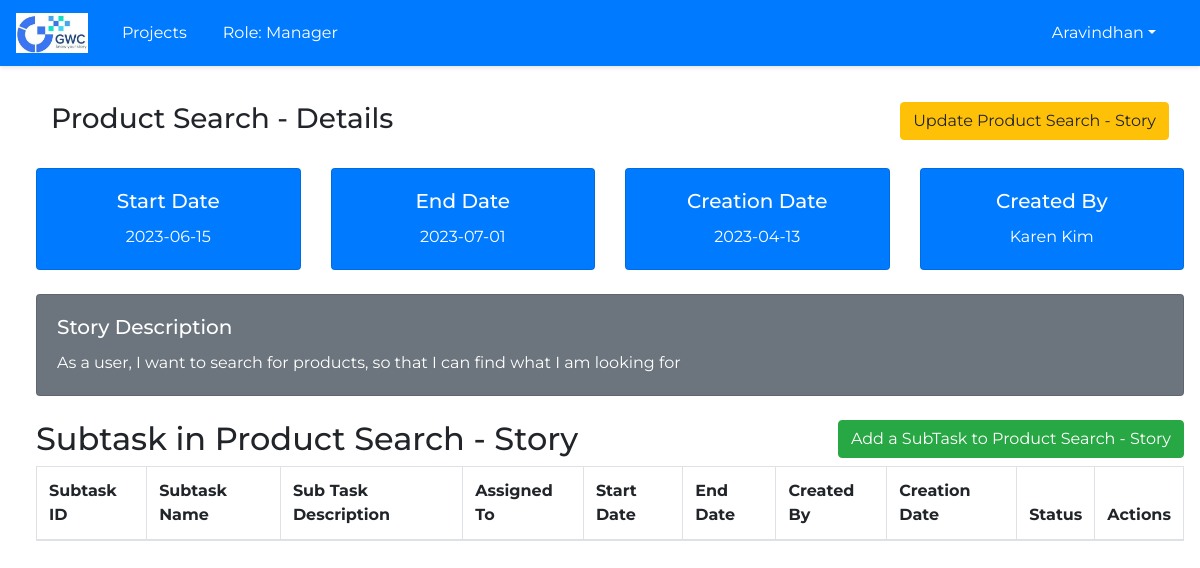
Screenshot of /story/5 (signed in) with the database file from the repository.
### main.py (models this page shows, shortened)
class Users(db.Model):
    id = db.Column(db.Integer(), primary_key=True, autoincrement=True)
    Email = db.Column(db.String(250), unique=True, nullable=False)
    Name = db.Column(db.String(250), nullable=False)
    User_Role = db.Column(db.String(250), default='Member', nullable=False)
    Password = db.Column(db.String(250), nullable=False)
    Designation = db.Column(db.String(250), nullable=False)
    Creation_Date = db.Column(db.DateTime(), default=dt.datetime.utcnow() + dt.timedelta(hours=5, minutes=30), nullable=False)

class Story(db.Model):
    id = db.Column(db.Integer(), primary_key=True, autoincrement=True)
    StoryName = db.Column(db.String(250), nullable=False)
    StoryDescription = db.Column(db.Text)
    CreatedBy = db.Column(db.String(250), nullable=False)
    StartDate = db.Column(db.Date(), nullable=False)
    EndDate = db.Column(db.Date(), nullable=False)
    CreationDate = db.Column(db.DateTime(), default=dt.datetime.utcnow() + dt.timedelta(hours=5, minutes=30), nullable=False)
    EpicID= db.Column(db.Integer(), db.ForeignKey('epic.id'), nullable=False)

### main.py (the view)
@app.route('/story/<int:story_id>', methods=['GET'])
def story_details(story_id):
    story = Story.query.get_or_404(story_id)
    epic = Epic.query.get_or_404(story.EpicID)
    subtasks_data = Subtask.query.filter_by(StoryID=story_id).all()
    return render_template('story_details.html', epic=epic, story=story, subtasks=subtasks_data)

### main.py (called while the page is built, shortened)
@app.before_request
def require_login():
    allowed_routes = ['login','static', 'show_register']  # add any route that doesn't require login here
    if request.endpoint not in allowed_routes and 'user_id' not in session:
        return redirect(url_for('login'))

@app.before_request
def restrict_access_member():
    user_id = session.get('user_id')
    if user_id:
        user = Users.query.filter_by(id=user_id).first()

@app.before_request
def restrict_access_teamlead():
    user_id = session.get('user_id')
    if user_id:
        user = Users.query.filter_by(id=user_id).first()
        if user.User_Role == 'Team Lead':
            restricted_functions = ['add_project', 'add_epic', 'add_story', 'update_project', 'update_epic', 'update_story', 'delete_story', 'delete_epic','show_users','update_user_role']
            if request.endpoint in restricted_functions:
                abort(403)  # Forbidden

@app.before_request
def restrict_access_manager():
    user_id = session.get('user_id')
    if user_id:
        user = Users.query.filter_by(id=user_id).first()
        if user.User_Role == 'Manager':
            restricted_functions = ['add_project', 'update_project','show_users','update_user_role']
            if request.endpoint in restricted_functions:
                abort(403)  # Forbidden

@app.context_processor
def inject_user():
    def get_user():
        if 'user_id' in session:
            user = Users.query.get(session['user_id'])
            return user
        return None
    return {'user': get_user()}

### templates/story_details.html (shortened to what this page needs)
{% extends "base_layout.html" %}
{% block main %}
<div class="container-fluid">
  <div class="row">
    <div class="col-md-6">
      <h3>{{ story.StoryName }} - Details</h3>
    </div>
    {% if user.User_Role not in ['Member', 'Team Lead'] %}
    <div class="col-md-4 offset-md-2">
      <form action="{{ url_for('update_story', story_id=story.id) }}" method="GET" style="text-align: right;">
        <button type="submit" class="btn btn-warning">Update {{ story.StoryName }} - Story</button>
      </form>
    </div>
    {% endif %}
  </div>
</div>
<br>
<div class="row">
  <div class="col-sm-3">
    <div class="card text-center bg-primary text-white">
      <div class="card-body">
        <h5 class="card-title">Start Date</h5>
        <p class="card-text">{{ story.StartDate }}</p>
      </div>
    </div>
  </div>
  <div class="col-sm-3">
    <div class="card text-center bg-primary text-white">
      <div class="card-body">
        <h5 class="card-title">End Date</h5>
        <p class="card-text">{{ story.EndDate }}</p>
      </div>
    </div>
  </div>
  <div class="col-sm-3">
    <div class="card  text-center bg-primary text-white">
      <div class="card-body">
        <h5 class="card-title">Creation Date</h5>
        <p class="card-text">{{ story.CreationDate.date() }}</p>
      </div>
    </div>
  </div>
  <div class="col-sm-3">
    <div class="card  text-center bg-primary text-white">
      <div class="card-body">
        <h5 class="card-title">Created By</h5>
        <p class="card-text">{{ story.CreatedBy }}</p>
      </div>
    </div>
  </div>
</div>
<br>
<div class="row">
  <div class="col-sm-12">
    <div class="card text-white bg-secondary">
      <div class="card-body">
        <h5 class="card-title">Story Description</h5>
        <p class="card-text">{{ story.StoryDescription }}</p>
      </div>
    </div>
  </div>
</div>
<br>
<div class="row">
<div class="col-md-7">
<h2>Subtask in {{ story.StoryName }} - Story</h2>
</div>
{% if user.User_Role not in ['Member'] %}
<div class="col-md-4 offset-md-1">
  <form action="{{ url_for('add_subtask', story_id=story.id) }}" method="GET" style="text-align: right;">
    <button type="submit" class="btn btn-success">Add a SubTask to {{ story.StoryName}} - Story</button>
  </form>
</div>
{% endif %}
</div>
  <table class="table table-striped table-bordered table-hover">
    <thead>
      <tr>
        <th scope="col">Subtask ID</th>
        <th scope="col">Subtask Name</th>
        <th scope="col">Sub Task Description</th>
        <th scope="col">Assigned To</th>
        <th scope="col">Start Date</th>
        <th scope="col">End Date</th>
        <th scope="col">Created By</th>
        <th scope="col">Creation Date</th>
        <th scope="col">Status</th>
        {% if user.User_Role not in ['Member'] %}
        <th scope="col">Actions</th>
        {% endif %}
      </tr>
    </thead>
  </table>
{% endblock %}

### templates/base_layout.html (shortened to what this page needs)
<!DOCTYPE html>
<html>
  <head>
      <link rel="stylesheet" href="https://maxcdn.bootstrapcdn.com/bootstrap/4.5.2/css/bootstrap.min.css">
      <link href="{{ url_for('static', filename='css/base_layout-style.css') }}" rel="stylesheet">
  </head>
  <body>
    <nav class="navbar navbar-expand-md navbar-light bg-primary">
      <a class="navbar-brand" href="{{ url_for('login') }}">
        <img src="{{ url_for('static', filename='images/placeholder-logo.png') }}" alt="Logo">
      </a>
      <ul class="navbar-nav">
        {% if user.User_Role in ['Manager', 'Admin', 'Team Lead'] %}
        <li class="nav-item">
          <a class="nav-link" href="{{ url_for('show_projects') }}">Projects</a>
        </li>
        {% endif %}
        <li class="nav-item nav-link">
          Role: {{ user.User_Role }}
        </li>
      </ul>
      <ul class="navbar-nav ml-auto">
        <li class="nav-item dropdown">
          <a class="nav-link dropdown-toggle" href="#" id="navbardrop" data-toggle="dropdown">{{ user.Name }}</a>
        </li>
      </ul>
    </nav>
    <main>
      {% block main %}
      {% endblock %}
    </main>
  </body>
</html>

### static/css/base_layout-style.css (style rules this page uses)
* { box-sizing: border-box; margin: 0; padding: 0; }
body { background-color: white; font-family: 'Montserrat', sans-serif; }
.navbar-brand img { height: 40px; margin-right: 10px; }
.navbar-nav li { padding-right: 20px; color: white !important; }
.nav-link { color: white !important; }
nav { display: flex; justify-content: space-between; align-items: center; padding: 1rem; background-color: white; box-shadow: 0px 2px 4px rgba(0, 0, 0, 0.1); }
main { margin: 20px 0 0 20px; padding: 1rem; }

### rows the page displays
Users: User_Role "Manager", Name "Aravindhan"
Story: StoryName "Product Search", StartDate "2023-06-15", EndDate "2023-07-01", CreationDate "2023-04-13", CreatedBy "Karen Kim", StoryDescription "As a user, I want to search for products, so that I can find what I am looking for"
